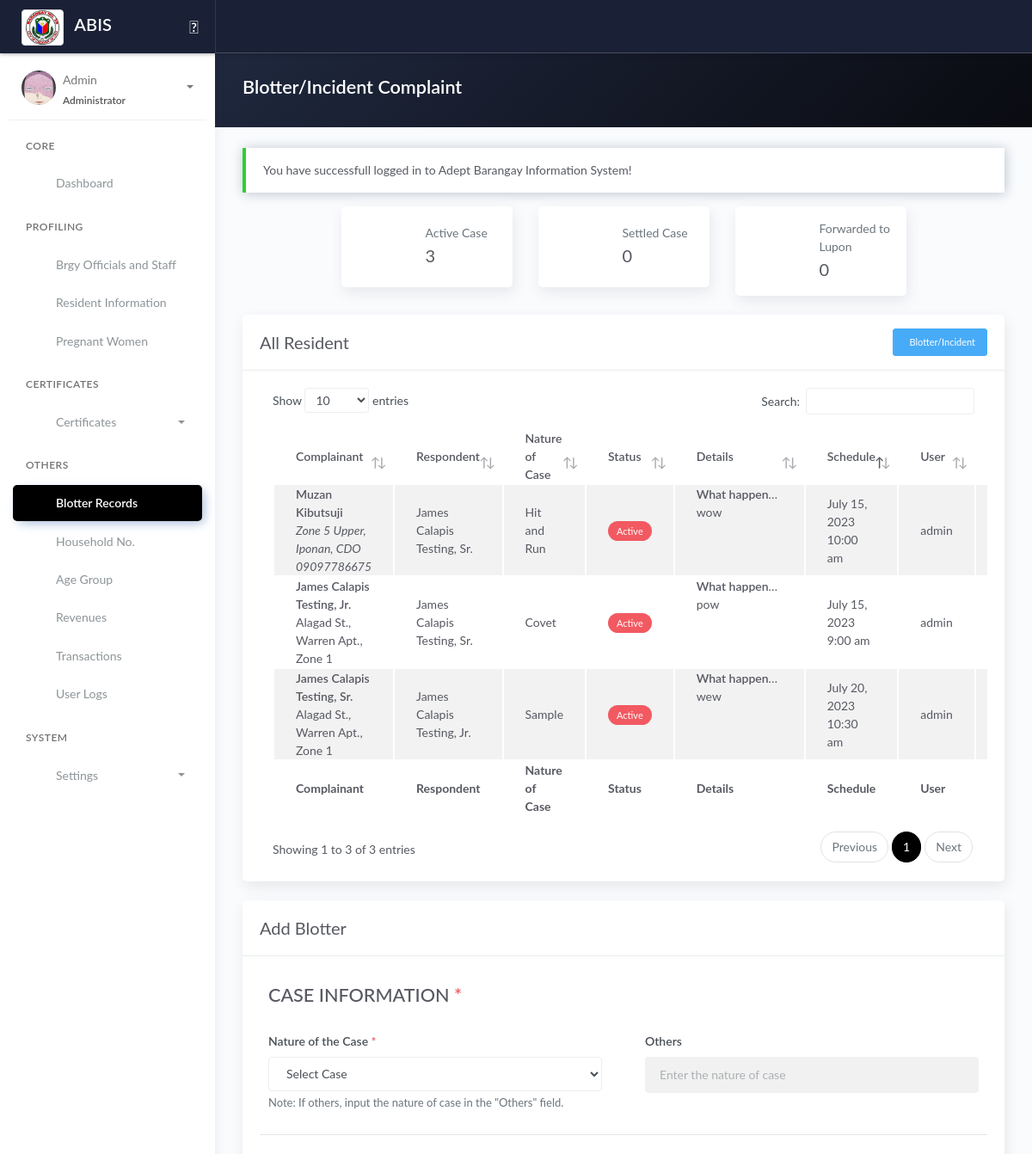
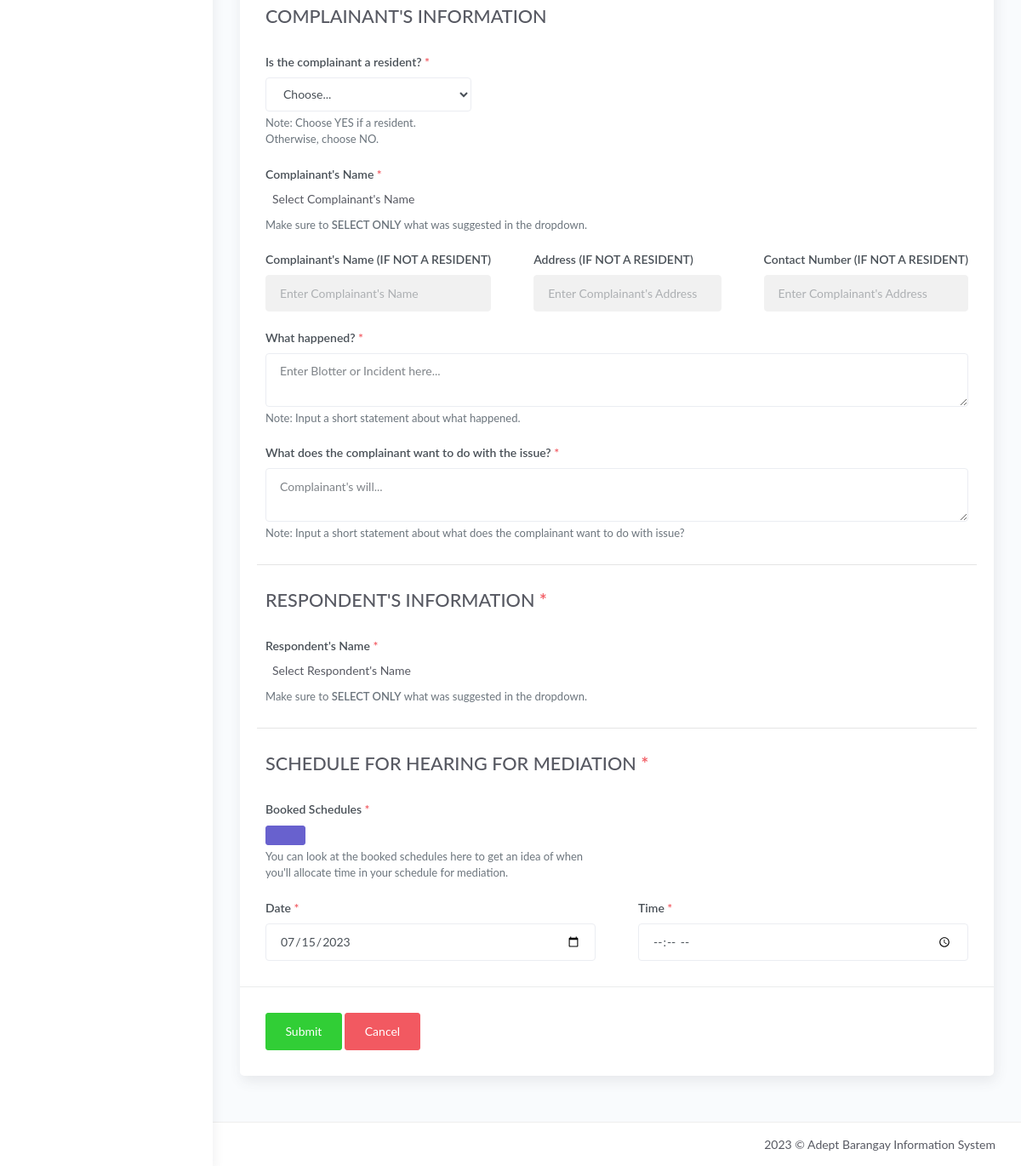
Screenshot of /blotter.php (signed in) with the database file from the repository (2 pictures, top to bottom).
### tables this page shows
CREATE TABLE `tblblotter` (
  `id_blotter` int(11) NOT NULL,
  `noc_id` varchar(100) DEFAULT NULL,
  `noc_others` varchar(100) DEFAULT 'N/A',
  `comp_id` varchar(10) DEFAULT 'N/A',
  `comp_nameNotResident` varchar(255) DEFAULT 'N/A',
  `comp_addNotResident` varchar(255) DEFAULT 'N/A',
  `comp_cnumNotResident` varchar(255) DEFAULT 'N/A',
  `comp_what` text DEFAULT NULL,
  `comp_what2` text DEFAULT NULL,
  `resp_id` varchar(255) DEFAULT NULL,
  `blotter_status` varchar(50) DEFAULT 'Active',
  `created_at_blotter` timestamp NOT NULL DEFAULT current_timestamp(),
  `updated_at_blotter` timestamp NOT NULL DEFAULT current_timestamp() ON UPDATE current_timestamp(),
  `id_user` varchar(25) DEFAULT NULL
);

CREATE TABLE `tblresident2` (
  `id_resident` int(11) NOT NULL,
  `national_id` varchar(100) NOT NULL,
  `region` varchar(10) NOT NULL,
  `city` varchar(100) NOT NULL,
  `province` varchar(100) NOT NULL,
  `barangay` varchar(100) NOT NULL,
  `citizenship` varchar(100) NOT NULL,
  `picture` text NOT NULL,
  `firstname` varchar(100) NOT NULL,
  `middlename` varchar(100) NOT NULL,
  `lastname` varchar(100) NOT NULL,
  `ext` varchar(10) NOT NULL,
  `alias` varchar(20) NOT NULL,
  `birthplace` varchar(100) NOT NULL,
  `birthdate` date NOT NULL,
  `sex` varchar(20) NOT NULL,
  `civilstatus` varchar(20) NOT NULL,
  `residence_type` varchar(25) NOT NULL COMMENT 'new; co-occupant; tenant',
  `id_household` int(80) NOT NULL,
  `family_head` varchar(10) NOT NULL,
  `date_of_residence` date NOT NULL,
  `vstatus` varchar(10) NOT NULL,
  `identified_as` varchar(20) NOT NULL,
  `phone` varchar(100) NOT NULL,
  `email` varchar(100) NOT NULL,
  `occupation` varchar(100) NOT NULL,
  `resident_type` int(20) NOT NULL DEFAULT 1 COMMENT '1 = Alive; 0 = Deceased',
  `id_org` varchar(100) NOT NULL,
  `pwd` varchar(5) NOT NULL,
  `indigent` varchar(5) NOT NULL,
  `remarks` text NOT NULL,
  `res_updated_at` timestamp NOT NULL DEFAULT current_timestamp() ON UPDATE current_timestamp(),
  `id_user` int(11) NOT NULL
);

CREATE TABLE `tbl_household` (
  `id_household` int(11) NOT NULL,
  `household_number` int(100) NOT NULL,
  `house_no` int(100) DEFAULT NULL COMMENT '(2.1)',
  `id_purok` varchar(50) NOT NULL,
  `household_street_name` varchar(100) NOT NULL COMMENT '(2.2)',
  `household_address` varchar(250) NOT NULL COMMENT '(2.3)',
  `household_type` varchar(250) NOT NULL
);

CREATE TABLE `tblpurok` (
  `id_purok` int(11) NOT NULL,
  `purok_name` varchar(255) DEFAULT NULL,
  `purok_details` text DEFAULT NULL
);

CREATE TABLE `tblblotter_schedule` (
  `id_blotter_schedule` int(11) NOT NULL,
  `id_blotter` int(11) NOT NULL,
  `blotter_date` date NOT NULL,
  `blotter_time` time NOT NULL,
  `created_at_blotter_schedule` timestamp NOT NULL DEFAULT current_timestamp(),
  `updated_at_blotter_schedule` timestamp NOT NULL DEFAULT current_timestamp() ON UPDATE current_timestamp()
);

CREATE TABLE `tbl_users` (
  `id_user` int(11) NOT NULL,
  `user_username` varchar(50) DEFAULT NULL,
  `user_firstname` varchar(100) NOT NULL,
  `user_middlename` varchar(100) NOT NULL,
  `user_lastname` varchar(100) NOT NULL,
  `password` varchar(100) DEFAULT NULL,
  `user_type` varchar(20) DEFAULT NULL,
  `avatar` text DEFAULT NULL,
  `status` varchar(8) NOT NULL DEFAULT 'Active',
  `created_at` timestamp NOT NULL DEFAULT current_timestamp(),
  `updated_at` timestamp NOT NULL DEFAULT current_timestamp() ON UPDATE current_timestamp()
);

CREATE TABLE `tbl_nature_of_case` (
  `noc_id` int(11) NOT NULL,
  `noc_name` varchar(100) NOT NULL,
  `noc_details` varchar(255) NOT NULL,
  `id_user` varchar(10) NOT NULL,
  `noc_updated_at` timestamp NOT NULL DEFAULT current_timestamp() ON UPDATE current_timestamp()
);

### blotter.php (the view, shortened to what the rows shown need)
<?php include 'server/server.php' ?>
<?php
$query  = "SELECT *, tblblotter.id_blotter as id, tbl_users.id_user as user_id FROM tblblotter JOIN tbl_users ON tbl_users.id_user=tblblotter.id_user";
$result = $conn->query($query);
$blotter = array();
while ($row = $result->fetch_assoc()) {
	$blotter[] = $row;
}
$query4 = "SELECT * FROM tblresident2 ORDER BY firstname ASC";
$result4 = $conn->query($query4);
?>
<!DOCTYPE html>
<html lang="en">
<head>
	<?php include 'templates/header.php' ?>
	<link rel="stylesheet" href="assets/js/plugin/dataTables.dateTime.min.css">
	<link rel="stylesheet" href="assets/js/plugin/datatables/Buttons-1.6.1/css/buttons.dataTables.min.css">
	<link rel="stylesheet" href="assets/css/select2.min.css" />
	<link rel="stylesheet" href="https://cdn.jsdelivr.net/npm/@ttskch/select2-bootstrap4-theme@x.x.x/dist/select2-bootstrap4.min.css">
</head>
<body>
	<div class="wrapper">
		<div class="main-panel">
			<div class="content">
				<div class="panel-header bg-dark-gradient">
					<div class="page-inner">
						<div class="d-flex align-items-left align-items-md-center flex-column flex-md-row">
							<div>
								<h2 class="text-white fw-bold">Blotter/Incident Complaint</h2>
							</div>
						</div>
					</div>
				</div>
				<div class="page-inner">
					<div class="row mt--2">
						<div class="col">
							<div class="card">
								<div class="card-body">
									<div class="table-responsive">
										<table id="blottertable" class="display table table-striped">
											<thead>
												<tr>
													<th scope="col">Complainant</th>
													<th scope="col">Respondent</th>
													<th scope="col">Nature of Case</th>
													<th scope="col">Status</th>
													<th scope="col">Details</th>
													<th scope="col">Schedule</th>
													<th scope="col">User</th>
													<?php if (isset($_SESSION['username'])) : ?>
														<th scope="col">Created</th>
													<?php endif ?>
												</tr>
											</thead>
											<tbody>
												<?php if (!empty($blotter)) : ?>
													<?php foreach ($blotter as $row) : ?>
														<tr>
															<td>
																<?php
																if ($row['comp_id'] !== "N/A") {
																	$comp_id = $row['comp_id'];
																	$sqlComplainant = "SELECT * FROM tblresident2 WHERE id_resident = '$comp_id'";
																	$queryComplainant = $conn->query($sqlComplainant);
																	$complainant = $queryComplainant->fetch_assoc();
																	$h_id = $complainant['id_household'];
																	$queryHouseholdNumber = "SELECT * FROM tbl_household WHERE id_household='$h_id'";
																	$resultHouseholdNumber = $conn->query($queryHouseholdNumber);
																	$householdnum = $resultHouseholdNumber->fetch_assoc();
																	$p_name = $householdnum['id_purok'];
																	$queryPurokName = "SELECT * FROM tblpurok WHERE id_purok='$p_name'";
																	$resultPurokName = $conn->query($queryPurokName);
																	$pname = $resultPurokName->fetch_assoc();
																	echo "<span class='fw-bold'>" . $complainant['firstname'] . ' ' . $complainant['middlename'] . ' ' . $complainant['lastname'] . ($complainant['ext'] === '' ? '' : ', ' . $complainant['ext']) . "</span><br>" . $householdnum['household_street_name'] . ', ' . $householdnum['household_address'] . ', ' . $pname['purok_name'] . '<br>' . $complainant['phone'];
																} elseif ($row['comp_id'] == "N/A") {
																	echo "<span class='fw-bold'>" . $row['comp_nameNotResident'] . "</span><br><span class='font-italic'>" . $row['comp_addNotResident'] . '<br>' . $row['comp_cnumNotResident'] . '</span>';
																}
																?>
															</td>
															<td>
																<?php
																if (isset($row['resp_id'])) {
																	$resp_name = $row['resp_id'];
																	$sqlRespondent = "SELECT * FROM tblresident2 WHERE id_resident = '$resp_name'";
																	$queryRespondent = $conn->query($sqlRespondent);
																	foreach ($queryRespondent as $respondent) {
																		echo $f_name = $respondent['firstname'] . ' ' . $respondent['middlename'] . ' ' . $respondent['lastname'] . ($respondent['ext'] === '' ? '' : ', ' . $respondent['ext']);
																	}
																}
																?>
															</td>
															<td>
																<?php
																if ($row['noc_id'] == 'Others') {
																	echo ucwords($row['noc_others']);
																} else {
																	$noc = $row['noc_id'];
																	$sqlNoc = "SELECT * FROM tbl_nature_of_case WHERE noc_id='$noc'";
																	$queryNoc = $conn->query($sqlNoc);
																	foreach ($queryNoc as $nocName) {
																		echo $nocName['noc_name'];
																	}
																}
																?>
															</td>
															<td>
																<?php if ($row['blotter_status'] == 'Settled') : ?>
																	<span class="badge badge-success">Settled</span>
																<?php elseif ($row['blotter_status'] == 'Active') : ?>
																	<span class="badge badge-danger">Active</span>
																<?php elseif ($row['blotter_status'] == 'Forwarded to Lupon') : ?>
																	<span class="badge badge-secondary">Forwarded to Lupon</span>
																<?php endif ?>
															</td>
															<td class="d-inline-block text-truncate" style="max-width: 100px;"><?= '<b>What happened: </b>' . '<br>' . $row['comp_what'] . '<br><br>' . '<b>Action: </b>' . '<br>' . $row['comp_what2'] ?></td>
															<td>
																<?php
																$getIdBlotter = $row['id_blotter'];
																$queryGetSched = "SELECT * FROM tblblotter_schedule WHERE id_blotter = '$getIdBlotter' ORDER BY id_blotter_schedule DESC LIMIT 1";
																$resultGetSched = $conn->query($queryGetSched);
																$GetSched = $resultGetSched->fetch_assoc();
																?>
																<?= date("F j, Y", strtotime($GetSched['blotter_date'])) . ' ' . date("g:i a", strtotime($GetSched['blotter_time'])) ?>
															</td>
															<td><?= $row['user_username'] ?></td>
															<?php if (isset($_SESSION['username'])) : ?>
																<td><?= date("F j, Y, g:i a", strtotime($row['created_at_blotter'])) ?></td>
															<?php endif ?>
														</tr>
													<?php endforeach ?>
												<?php endif ?>
											</tbody>
											<tfoot>
												<tr>
													<th scope="col">Complainant</th>
													<th scope="col">Respondent</th>
													<th scope="col">Nature of Case</th>
													<th scope="col">Status</th>
													<th scope="col">Details</th>
													<th scope="col">Schedule</th>
													<th scope="col">User</th>
													<?php if (isset($_SESSION['username'])) : ?>
														<th scope="col">Created</th>
													<?php endif ?>
												</tr>
											</tfoot>
										</table>
									</div>
								</div>
							</div>
						</div>
					</div>
					<div class="row mt--2" id="addBlotterForm">
						<div class="col-md-12">
							<div class="card">
								<div class="card-body">
									<form method="POST" action="model/save_blotter.php" onsubmit="return confirm('Are you sure you want to submit this form?');">
										<div class="row">
											<div class="col-md-6">
												<div class="form-group">
													<b>
														<h2>CASE INFORMATION<span class="text-danger"><b> *</b></span></h2>
													</b>
												</div>
											</div>
										</div>
										<div class="row">
											<div class="col-md-6">
												<div class="form-group">
													<b>
														<h2>COMPLAINANT'S INFORMATION</h2>
													</b>
												</div>
											</div>
										</div>
										<div class="row">
											<div class="col-md-6">
												<div class="form-group">
													<b>
														<h2>RESPONDENT'S INFORMATION<span class="text-danger"><b> *</b></span></h2>
													</b>
												</div>
											</div>
										</div>
										<div class="row">
											<div class="col-md-12">
												<div class="form-group">
													<b>
														<h2>SCHEDULE FOR HEARING FOR MEDIATION<span class="text-danger"><b> *</b></span></h2>
													</b>
												</div>
											</div>
										</div>
								</div>
							</div>
						</div>
					</div>
				</div>
			</div>
		</div>
	</div>
	<?php include 'templates/footer.php' ?>
</body>
</html>

### rows the page displays
tblblotter: tblresident2.firstname "James", tblresident2.middlename "Calapis", tblresident2.lastname "Testing", tblresident2.ext "Sr.", tbl_household.household_street_name "Alagad St.", tbl_household.household_address "Warren Apt.", tblpurok.purok_name "Zone 1", noc_others "Sample", blotter_status "Active", comp_what "wew", tblblotter_schedule.blotter_date "July 20, 2023", tblblotter_schedule.blotter_time "10:30 am", id_user.user_username "admin"
tblresident2: firstname+middlename+lastname "James Calapis Testing, Jr."
tblblotter: comp_nameNotResident "Muzan Kibutsuji", comp_addNotResident "Zone 5 Upper, Iponan, CDO", comp_cnumNotResident "09097786675", blotter_status "Active", comp_what "wow", tblblotter_schedule.blotter_date "July 15, 2023", tblblotter_schedule.blotter_time "10:00 am", id_user.user_username "admin"
tblresident2: firstname+middlename+lastname "James Calapis Testing, Sr."
tbl_nature_of_case: noc_name "Hit and Run"
tblblotter: tblresident2.firstname "James", tblresident2.middlename "Calapis", tblresident2.lastname "Testing", tblresident2.ext "Jr.", tbl_household.household_street_name "Alagad St.", tbl_household.household_address "Warren Apt.", tblpurok.purok_name "Zone 1", blotter_status "Active", comp_what "pow", tblblotter_schedule.blotter_date "July 15, 2023", tblblotter_schedule.blotter_time "9:00 am", id_user.user_username "admin"
tbl_nature_of_case: noc_name "Covet"

### other values shown
$_SESSION['username'] "Admin"
$_SESSION['role'] "Administrator"
$_SESSION['message'] "You have successfull logged in to Adept Barangay Information System!"
$active "3"
$settled "0"
$ftl "0"
